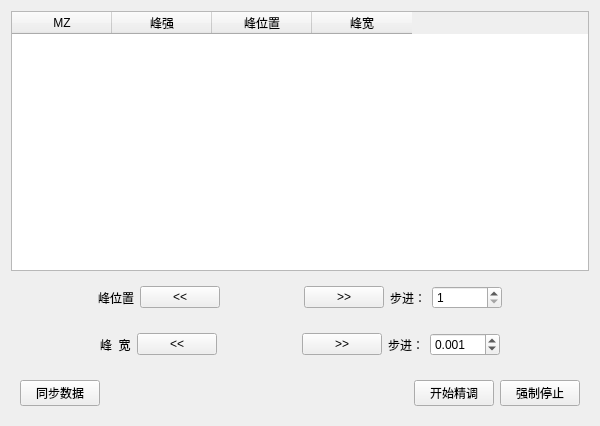
<?xml version="1.0" encoding="UTF-8"?>
<ui version="4.0">
 <class>FineTuneWgt</class>
 <widget class="QWidget" name="FineTuneWgt">
  <property name="geometry">
   <rect>
    <x>0</x>
    <y>0</y>
    <width>600</width>
    <height>426</height>
   </rect>
  </property>
  <property name="windowTitle">
   <string>Form</string>
  </property>
  <layout class="QGridLayout" name="gridLayout">
   <item row="0" column="0">
    <widget class="QTableWidget" name="tableWidget">
     <column>
      <property name="text">
       <string>MZ</string>
      </property>
     </column>
     <column>
      <property name="text">
       <string>峰强</string>
      </property>
     </column>
     <column>
      <property name="text">
       <string>峰位置</string>
      </property>
     </column>
     <column>
      <property name="text">
       <string>峰宽</string>
      </property>
     </column>
    </widget>
   </item>
   <item row="1" column="0">
    <widget class="QWidget" name="widget_2" native="true">
     <property name="minimumSize">
      <size>
       <width>0</width>
       <height>40</height>
      </size>
     </property>
     <layout class="QHBoxLayout" name="horizontalLayout_2">
      <item>
       <spacer name="horizontalSpacer_4">
        <property name="orientation">
         <enum>Qt::Horizontal</enum>
        </property>
        <property name="sizeHint" stdset="0">
         <size>
          <width>40</width>
          <height>20</height>
         </size>
        </property>
       </spacer>
      </item>
      <item>
       <widget class="QLabel" name="label">
        <property name="text">
         <string>峰位置</string>
        </property>
       </widget>
      </item>
      <item>
       <widget class="QPushButton" name="btnPosLeft">
        <property name="text">
         <string>&lt;&lt;</string>
        </property>
       </widget>
      </item>
      <item>
       <spacer name="horizontalSpacer_2">
        <property name="orientation">
         <enum>Qt::Horizontal</enum>
        </property>
        <property name="sizeHint" stdset="0">
         <size>
          <width>40</width>
          <height>20</height>
         </size>
        </property>
       </spacer>
      </item>
      <item>
       <widget class="QPushButton" name="btnPosRight">
        <property name="text">
         <string>&gt;&gt;</string>
        </property>
       </widget>
      </item>
      <item>
       <widget class="QLabel" name="label_3">
        <property name="text">
         <string>步进：</string>
        </property>
       </widget>
      </item>
      <item>
       <widget class="QSpinBox" name="spinPosStep">
        <property name="minimumSize">
         <size>
          <width>70</width>
          <height>0</height>
         </size>
        </property>
        <property name="maximumSize">
         <size>
          <width>70</width>
          <height>16777215</height>
         </size>
        </property>
        <property name="minimum">
         <number>1</number>
        </property>
        <property name="maximum">
         <number>99999</number>
        </property>
       </widget>
      </item>
      <item>
       <spacer name="horizontalSpacer_6">
        <property name="orientation">
         <enum>Qt::Horizontal</enum>
        </property>
        <property name="sizeHint" stdset="0">
         <size>
          <width>40</width>
          <height>20</height>
         </size>
        </property>
       </spacer>
      </item>
     </layout>
    </widget>
   </item>
   <item row="2" column="0">
    <widget class="QWidget" name="widget_3" native="true">
     <property name="minimumSize">
      <size>
       <width>0</width>
       <height>40</height>
      </size>
     </property>
     <layout class="QHBoxLayout" name="horizontalLayout_3">
      <item>
       <spacer name="horizontalSpacer_5">
        <property name="orientation">
         <enum>Qt::Horizontal</enum>
        </property>
        <property name="sizeHint" stdset="0">
         <size>
          <width>40</width>
          <height>20</height>
         </size>
        </property>
       </spacer>
      </item>
      <item>
       <widget class="QLabel" name="label_2">
        <property name="text">
         <string>峰  宽</string>
        </property>
       </widget>
      </item>
      <item>
       <widget class="QPushButton" name="btnWidthLeft">
        <property name="text">
         <string>&lt;&lt;</string>
        </property>
       </widget>
      </item>
      <item>
       <spacer name="horizontalSpacer_3">
        <property name="orientation">
         <enum>Qt::Horizontal</enum>
        </property>
        <property name="sizeHint" stdset="0">
         <size>
          <width>40</width>
          <height>20</height>
         </size>
        </property>
       </spacer>
      </item>
      <item>
       <widget class="QPushButton" name="btnWidthRight">
        <property name="text">
         <string>&gt;&gt;</string>
        </property>
       </widget>
      </item>
      <item>
       <widget class="QLabel" name="label_4">
        <property name="text">
         <string>步进：</string>
        </property>
       </widget>
      </item>
      <item>
       <widget class="QDoubleSpinBox" name="spinWidthStep">
        <property name="minimumSize">
         <size>
          <width>70</width>
          <height>0</height>
         </size>
        </property>
        <property name="maximumSize">
         <size>
          <width>70</width>
          <height>16777215</height>
         </size>
        </property>
        <property name="decimals">
         <number>3</number>
        </property>
        <property name="minimum">
         <double>-100.000000000000000</double>
        </property>
        <property name="maximum">
         <double>100.000000000000000</double>
        </property>
        <property name="singleStep">
         <double>0.001000000000000</double>
        </property>
        <property name="value">
         <double>0.001000000000000</double>
        </property>
       </widget>
      </item>
      <item>
       <spacer name="horizontalSpacer_7">
        <property name="orientation">
         <enum>Qt::Horizontal</enum>
        </property>
        <property name="sizeHint" stdset="0">
         <size>
          <width>40</width>
          <height>20</height>
         </size>
        </property>
       </spacer>
      </item>
     </layout>
    </widget>
   </item>
   <item row="3" column="0">
    <widget class="QWidget" name="widget" native="true">
     <property name="minimumSize">
      <size>
       <width>0</width>
       <height>40</height>
      </size>
     </property>
     <layout class="QHBoxLayout" name="horizontalLayout">
      <item>
       <widget class="QPushButton" name="btnSysdata">
        <property name="text">
         <string>同步数据</string>
        </property>
       </widget>
      </item>
      <item>
       <spacer name="horizontalSpacer">
        <property name="orientation">
         <enum>Qt::Horizontal</enum>
        </property>
        <property name="sizeHint" stdset="0">
         <size>
          <width>40</width>
          <height>20</height>
         </size>
        </property>
       </spacer>
      </item>
      <item>
       <widget class="QPushButton" name="btnStart">
        <property name="text">
         <string>开始精调</string>
        </property>
       </widget>
      </item>
      <item>
       <widget class="QPushButton" name="btnForeSTop">
        <property name="text">
         <string>强制停止</string>
        </property>
       </widget>
      </item>
     </layout>
    </widget>
   </item>
  </layout>
 </widget>
 <resources/>
 <connections/>
</ui>
